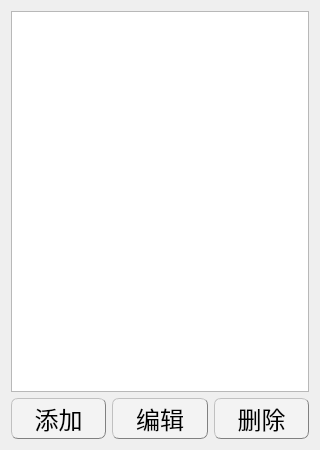
<?xml version="1.0" encoding="UTF-8"?>
<ui version="4.0">
 <class>AbsenceManageDialog</class>
 <widget class="QWidget" name="AbsenceManageDialog">
  <property name="geometry">
   <rect>
    <x>0</x>
    <y>0</y>
    <width>320</width>
    <height>450</height>
   </rect>
  </property>
  <property name="minimumSize">
   <size>
    <width>320</width>
    <height>0</height>
   </size>
  </property>
  <property name="maximumSize">
   <size>
    <width>320</width>
    <height>16777215</height>
   </size>
  </property>
  <property name="windowTitle">
   <string>Form</string>
  </property>
  <layout class="QGridLayout" name="gridLayout" rowstretch="0,0" columnstretch="0,0,0">
   <item row="1" column="0">
    <widget class="QPushButton" name="addButton">
     <property name="font">
      <font>
       <pointsize>18</pointsize>
      </font>
     </property>
     <property name="styleSheet">
      <string notr="true">QPushButton{background-color: rgb(243, 243, 243);border:0.5px groove gray;border-radius:7px;padding:2px 4px;border-style: outset;}
QPushButton:hover{background-color:rgb(229, 241, 251); color: black;}
QPushButton:pressed{background-color:rgb(191, 190, 192);border-style: inset;}</string>
     </property>
     <property name="text">
      <string>添加</string>
     </property>
    </widget>
   </item>
   <item row="1" column="2">
    <widget class="QPushButton" name="deleteButton">
     <property name="font">
      <font>
       <pointsize>18</pointsize>
      </font>
     </property>
     <property name="styleSheet">
      <string notr="true">QPushButton{background-color: rgb(243, 243, 243);border:0.5px groove gray;border-radius:7px;padding:2px 4px;border-style: outset;}
QPushButton:hover{background-color:rgb(229, 241, 251); color: black;}
QPushButton:pressed{background-color:rgb(191, 190, 192);border-style: inset;}</string>
     </property>
     <property name="text">
      <string>删除</string>
     </property>
    </widget>
   </item>
   <item row="1" column="1">
    <widget class="QPushButton" name="editButton">
     <property name="font">
      <font>
       <pointsize>18</pointsize>
      </font>
     </property>
     <property name="styleSheet">
      <string notr="true">QPushButton{background-color: rgb(243, 243, 243);border:0.5px groove gray;border-radius:7px;padding:2px 4px;border-style: outset;}
QPushButton:hover{background-color:rgb(229, 241, 251); color: black;}
QPushButton:pressed{background-color:rgb(191, 190, 192);border-style: inset;}</string>
     </property>
     <property name="text">
      <string>编辑</string>
     </property>
    </widget>
   </item>
   <item row="0" column="0" colspan="3">
    <widget class="QTableWidget" name="tableWidget">
     <property name="font">
      <font>
       <pointsize>18</pointsize>
      </font>
     </property>
    </widget>
   </item>
  </layout>
 </widget>
 <resources/>
 <connections/>
</ui>
